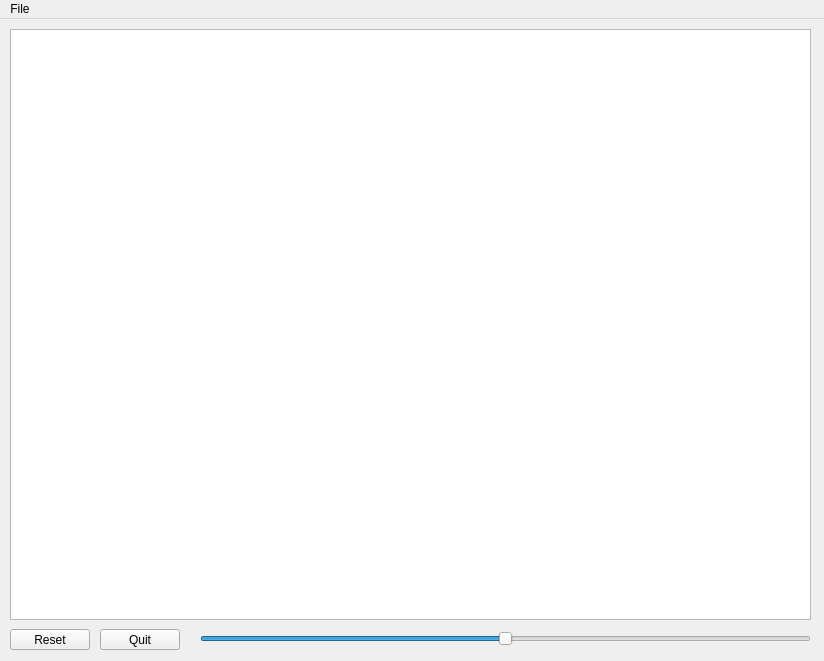
<?xml version="1.0" encoding="UTF-8"?>
<ui version="4.0">
 <class>MainWindow</class>
 <widget class="QMainWindow" name="MainWindow">
  <property name="geometry">
   <rect>
    <x>0</x>
    <y>0</y>
    <width>824</width>
    <height>661</height>
   </rect>
  </property>
  <property name="windowTitle">
   <string>Image Load</string>
  </property>
  <widget class="QWidget" name="centralwidget">
   <widget class="QPushButton" name="quitButton">
    <property name="geometry">
     <rect>
      <x>100</x>
      <y>610</y>
      <width>80</width>
      <height>21</height>
     </rect>
    </property>
    <property name="text">
     <string>Quit</string>
    </property>
   </widget>
   <widget class="QPushButton" name="resetButton">
    <property name="geometry">
     <rect>
      <x>10</x>
      <y>610</y>
      <width>80</width>
      <height>21</height>
     </rect>
    </property>
    <property name="text">
     <string>Reset</string>
    </property>
   </widget>
   <widget class="QSlider" name="horizontalSlider">
    <property name="geometry">
     <rect>
      <x>200</x>
      <y>610</y>
      <width>611</width>
      <height>20</height>
     </rect>
    </property>
    <property name="minimum">
     <number>-360</number>
    </property>
    <property name="maximum">
     <number>360</number>
    </property>
    <property name="orientation">
     <enum>Qt::Horizontal</enum>
    </property>
   </widget>
   <widget class="QGraphicsView" name="image">
    <property name="geometry">
     <rect>
      <x>10</x>
      <y>10</y>
      <width>801</width>
      <height>591</height>
     </rect>
    </property>
    <property name="resizeAnchor">
     <enum>QGraphicsView::AnchorViewCenter</enum>
    </property>
   </widget>
  </widget>
  <widget class="QMenuBar" name="menuBar">
   <property name="geometry">
    <rect>
     <x>0</x>
     <y>0</y>
     <width>824</width>
     <height>19</height>
    </rect>
   </property>
   <widget class="QMenu" name="menuFile">
    <property name="title">
     <string>File</string>
    </property>
    <addaction name="actionOpen"/>
    <addaction name="separator"/>
    <addaction name="actionQuit"/>
   </widget>
   <addaction name="menuFile"/>
  </widget>
  <action name="actionQuit">
   <property name="text">
    <string>Quit</string>
   </property>
  </action>
  <action name="actionOpen">
   <property name="text">
    <string>Open...</string>
   </property>
  </action>
 </widget>
 <resources/>
 <connections/>
</ui>
